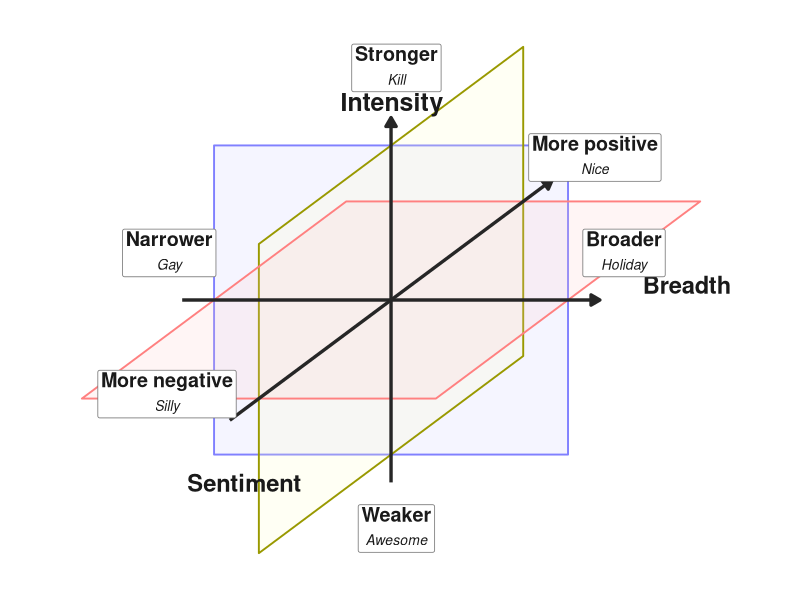
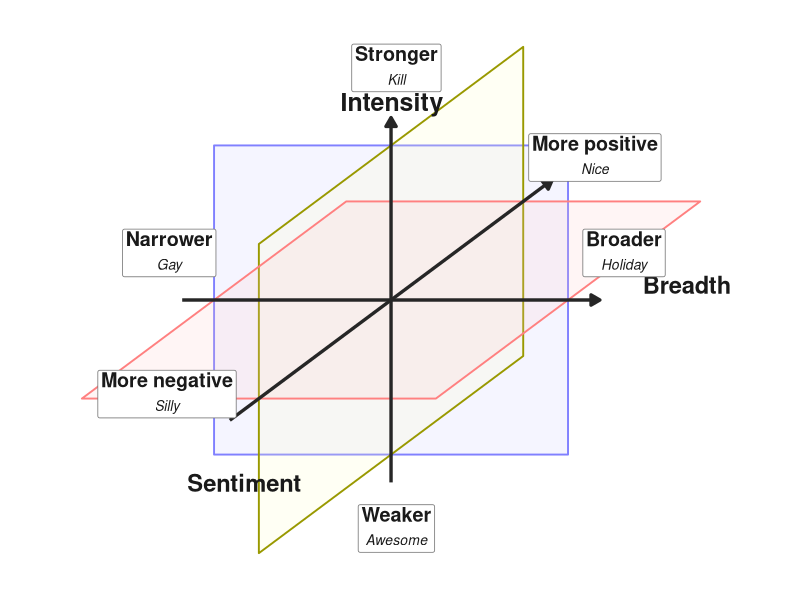
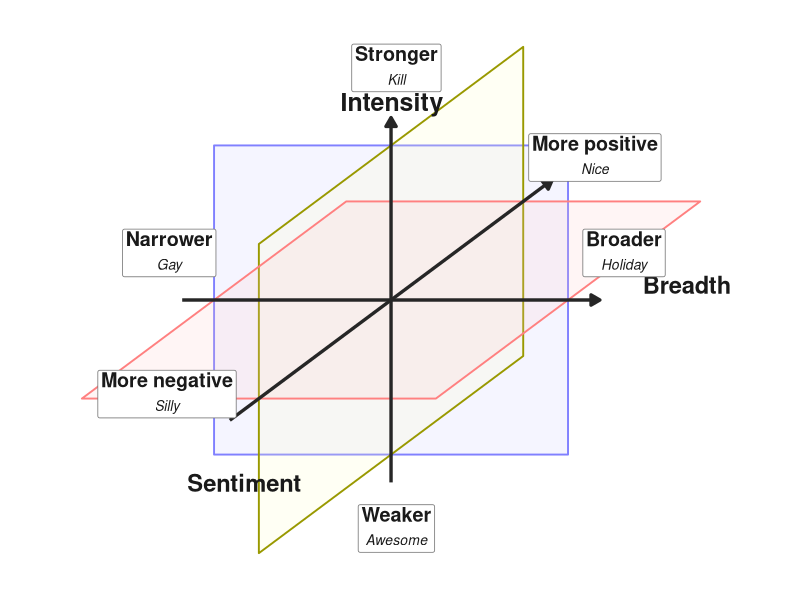

Write the R code that produced these figures, in order.
# =========================================================
# Semantic drift framework figure
# Figure-only version (no companion panel)
# =========================================================

# Install if needed
if (!requireNamespace("ggplot2", quietly = TRUE)) install.packages("ggplot2")
if (!requireNamespace("ggtext", quietly = TRUE)) install.packages("ggtext")

library(ggplot2)
library(ggtext)
library(grid)

# -------------------------
# Palette aligned to TikZ diagram
# -------------------------
col_blue_fill   <- "#CCCCFF"  # blue!20
col_blue_line   <- "#8080FF"  # blue!50
col_yellow_fill <- "#FFFFCC"  # yellow!20
col_yellow_line <- "#999900"  # yellow!60!black
col_red_fill    <- "#FFCCCC"  # red!20
col_red_line    <- "#FF8080"  # approx. red!50

# -------------------------
# Geometry setup
# -------------------------

# Basis vectors for the three dimensions
b <- c(3.95, 0.0)   # Breadth axis (horizontal)
i <- c(0.0, 3.45)   # Intensity axis (vertical)
s <- c(2.95, 2.2)   # Sentiment axis (diagonal)

# Helper to build a plane spanned by two vectors
make_plane <- function(v1, v2) {
  data.frame(
    x = c(-v1[1] - v2[1],  v1[1] - v2[1],  v1[1] + v2[1], -v1[1] + v2[1]),
    y = c(-v1[2] - v2[2],  v1[2] - v2[2],  v1[2] + v2[2], -v1[2] + v2[2])
  )
}

# Planes
plane_breadth   <- make_plane(b, i)  # breadth dimension -> blue
plane_intensity <- make_plane(s, i)  # intensity dimension -> yellow
plane_sentiment <- make_plane(b, s)  # sentiment dimension -> red

# Axis endpoints
breadth_end   <- 1.18 * b
intensity_end <- 1.18 * i
sentiment_end <- 1.22 * s

# -------------------------
# Labels
# -------------------------

endpoint_labels <- data.frame(
  x = c(-4.95,  5.20,  0.12,  0.12, -5.00,  4.55),
  y = c( 1.05,  1.05,  5.18, -5.10, -2.10,  3.18),
  label = c(
    "<b>Narrower</b><br><span style='font-size:10pt'><i>Gay</i></span>",
    "<b>Broader</b><br><span style='font-size:10pt'><i>Holiday</i></span>",
    "<b>Stronger</b><br><span style='font-size:10pt'><i>Kill</i></span>",
    "<b>Weaker</b><br><span style='font-size:10pt'><i>Awesome</i></span>",
    "<b>More negative</b><br><span style='font-size:10pt'><i>Silly</i></span>",
    "<b>More positive</b><br><span style='font-size:10pt'><i>Nice</i></span>"
  )
)

# -------------------------
# Plot
# -------------------------

p <- ggplot() +
  # Planes
  geom_polygon(
    data = plane_breadth, aes(x, y),
    fill = col_blue_fill, alpha = 0.18,
    colour = col_blue_line, linewidth = 0.65
  ) +
  geom_polygon(
    data = plane_intensity, aes(x, y),
    fill = col_yellow_fill, alpha = 0.20,
    colour = col_yellow_line, linewidth = 0.65
  ) +
  geom_polygon(
    data = plane_sentiment, aes(x, y),
    fill = col_red_fill, alpha = 0.18,
    colour = col_red_line, linewidth = 0.65
  ) +
  
  # Axes
  annotate(
    "segment",
    x = -breadth_end[1], y = 0,
    xend = breadth_end[1], yend = 0,
    arrow = arrow(length = unit(0.26, "cm"), type = "closed"),
    linewidth = 1.15, colour = "grey15"
  ) +
  annotate(
    "segment",
    x = 0, y = -intensity_end[2],
    xend = 0, yend = intensity_end[2],
    arrow = arrow(length = unit(0.26, "cm"), type = "closed"),
    linewidth = 1.15, colour = "grey15"
  ) +
  annotate(
    "segment",
    x = -sentiment_end[1], y = -sentiment_end[2],
    xend = sentiment_end[1], yend = sentiment_end[2],
    arrow = arrow(length = unit(0.26, "cm"), type = "closed"),
    linewidth = 1.15, colour = "grey15"
  ) +
  
  # Axis titles
  annotate(
    "text", x = 0.02, y = 4.42, label = "Intensity",
    fontface = "bold", size = 6.3, colour = "grey10"
  ) +
  annotate(
    "text", x = 5.62, y = 0.34, label = "Breadth",
    fontface = "bold", size = 6.0, colour = "grey10", hjust = 0
  ) +
  annotate(
    "text", x = -4.55, y = -4.08, label = "Sentiment",
    fontface = "bold", size = 6.0, colour = "grey10", hjust = 0
  ) +
  
  # Endpoint labels
  geom_richtext(
    data = endpoint_labels,
    aes(x = x, y = y, label = label),
    hjust = 0.5, vjust = 0.5,
    fill = "white",
    label.colour = "#7A7A7A",
    colour = "grey10",
    size = 5.0,
    label.size = 0.28,
    label.padding = unit(c(0.10, 0.16, 0.10, 0.16), "lines"),
    label.r = unit(0.10, "lines"),
    inherit.aes = FALSE
  ) +
  
  coord_fixed(
    xlim = c(-6.15, 6.55),
    ylim = c(-5.75, 5.75),
    clip = "off"
  ) +
  
  theme_void(base_size = 16) +
  theme(
    plot.background  = element_rect(fill = "white", colour = NA),
    panel.background = element_rect(fill = "white", colour = NA),
    plot.margin      = margin(12, 12, 12, 12)
  )

print(p)

ggsave(
  filename = file.path(getwd(), "semantic_drift_framework_final.png"),
  plot = p,
  width = 10.2,
  height = 7.1,
  dpi = 320,
  bg = "white"
)

ggsave(
  filename = file.path(getwd(), "semantic_drift_framework_final.pdf"),
  plot = p,
  width = 10.2,
  height = 7.1,
  bg = "white"
)
